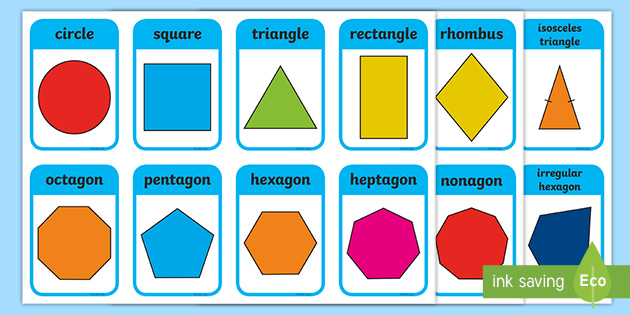
#> input picture img_test/shape.jpg, 630 x 315 px, given in place of the camera
$ python color_detect.py
#> lines starting #> are read from the running program, lines starting #| are printed output that depends on the picture; after the words box and inside, x2 and y2 are one past the last pixel; in counts of white or black regions, pixels touching at a corner belong together
import cv2
import numpy as np


def bgr_to_hsv_range(bgr_color, tol=(10, 60, 60)):
    """
    แปลง BGR -> HSV แล้วคืนค่า (lower, upper) เป็น HSV สำหรับ inRange(hsv, lower, upper)
    ป้องกันปัญหา uint8 wrap ด้วยการแปลงเป็น int ก่อนคำนวณ
    """
    color_bgr = np.array([[bgr_color]], dtype=np.uint8)  # (1,1,3)
    hsv_color = cv2.cvtColor(color_bgr, cv2.COLOR_BGR2HSV)[0, 0]

    # cast เป็น int ก่อนบวก/ลบ
    h = int(hsv_color[0])
    s = int(hsv_color[1])
    v = int(hsv_color[2])

    th, ts, tv = map(int, tol)

    lo = np.array([max(h - th, 0), max(s - ts, 0), max(v - tv, 0)], dtype=np.uint8)
    hi = np.array(
        [min(h + th, 179), min(s + ts, 255), min(v + tv, 255)], dtype=np.uint8
    )
    return lo, hi


def inrange_hsv_with_wrap(hsv_img, lower, upper):
    """
    ทำ inRange สำหรับ HSV โดยรองรับกรณี H ข้ามศูนย์ (เช่นสีแดง)
    ถ้า H lower <= H upper ใช้ช่วงเดียว
    ถ้า H lower > H upper แยกเป็น 2 ช่วงแล้ว OR กัน
    """
    h_lo, h_hi = int(lower[0]), int(upper[0])
    if h_lo <= h_hi:
        return cv2.inRange(hsv_img, lower, upper)
    # wrap-around: [0..h_hi] U [h_lo..179]
    lo1 = np.array([0, lower[1], lower[2]], dtype=np.uint8)
    hi1 = np.array([h_hi, upper[1], upper[2]], dtype=np.uint8)
    lo2 = np.array([h_lo, lower[1], lower[2]], dtype=np.uint8)
    hi2 = np.array([179, upper[1], upper[2]], dtype=np.uint8)
    return cv2.bitwise_or(
        cv2.inRange(hsv_img, lo1, hi1), cv2.inRange(hsv_img, lo2, hi2)
    )


# ---------- Demo ----------
def main():
    cap = cv2.VideoCapture(0)
    if not cap.isOpened():
        print("Cannot open camera")
        return

    # เริ่มด้วยสีฟ้า BGR
    target_bgr = np.array([61, 68, 158], dtype=np.uint8)  # (B,G,R)
    tol = (10, 60, 60)  # ปรับได้ตามต้องการ

    clicked_hsv = None

    def on_mouse(event, x, y, flags, param):
        nonlocal target_bgr, clicked_hsv
        if event == cv2.EVENT_LBUTTONDOWN and param["frame"] is not None:
            # ดึงสี BGR จากจุดคลิก แล้วตั้งเป็นเป้าหมายใหม่
            bgr = param["frame"][y, x, :].astype(np.uint8)
            target_bgr = bgr
            hsv_pix = cv2.cvtColor(
                np.array([[bgr]], dtype=np.uint8), cv2.COLOR_BGR2HSV
            )[0, 0]
            clicked_hsv = hsv_pix
            print(
                f"Picked BGR={tuple(int(v) for v in bgr)}, HSV={tuple(int(v) for v in hsv_pix)}"
            )

    ctx = {"frame": None}
    cv2.namedWindow("Frame")
    cv2.setMouseCallback("Frame", on_mouse, ctx)

    print("Instructions:")
    print(" - คลิกซ้ายบนภาพเพื่อเลือกสีจากพิกเซลนั้น")
    print(" - ปุ่ม +/- : ลด/เพิ่ม tolerance (ΔH,ΔS,ΔV) เป็น (10,60,60) +/- (1,5,5) ตามปุ่ม")
    print(" - ปุ่ม q   : ออกจากโปรแกรม")

    while True:
        ret, frame = cap.read()
#> frame is the input picture: shape (315, 630, 3); mean B, G, R 203.4, 198.1, 167.1
        if not ret:
            break

        ctx["frame"] = frame
        hsv = cv2.cvtColor(frame, cv2.COLOR_BGR2HSV)
#> hsv: shape (315, 630, 3); mean H, S, V 62.7, 114.6, 235.1

        lower, upper = bgr_to_hsv_range(target_bgr, tol=tol)
        mask = inrange_hsv_with_wrap(hsv, lower, upper)
#> in inrange_hsv_with_wrap, `return cv2.inRange(hsv_img, lower, upper)`:
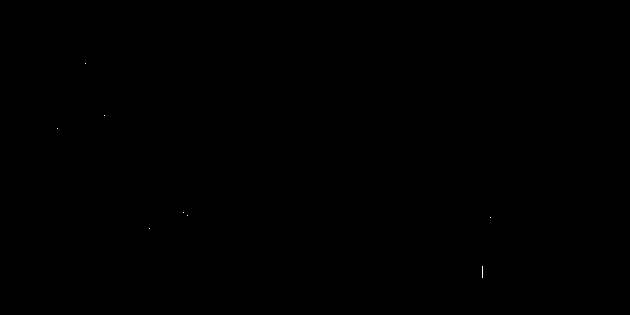
#> returned value: shape (315, 630); 0.01% white in thin lines or dots, all inside (x1, y1, x2, y2) = (57, 63, 491, 278)
        # mask = cv2.inRange(hsv, lower, upper)
        result = cv2.bitwise_and(frame, frame, mask=mask)

        # แสดงข้อมูลบนภาพ
        info = f"BGR target={tuple(int(v) for v in target_bgr)} | HSV lo={tuple(int(v) for v in lower)} hi={tuple(int(v) for v in upper)} | tol={tol}"
        if clicked_hsv is not None:
            info += f" | lastHSV={tuple(int(v) for v in clicked_hsv)}"
        disp = frame.copy()
        cv2.putText(
            disp,
            info,
            (10, 25),
            cv2.FONT_HERSHEY_SIMPLEX,
            0.6,
            (0, 0, 0),
            3,
            cv2.LINE_AA,
        )
        cv2.putText(
            disp,
            info,
            (10, 25),
            cv2.FONT_HERSHEY_SIMPLEX,
            0.6,
            (255, 255, 255),
            1,
            cv2.LINE_AA,
        )
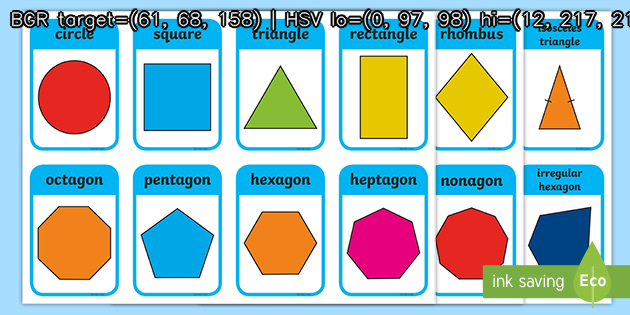
#> disp: shape (315, 630, 3); mean B, G, R 197.4, 193, 164.8

        cv2.imshow("Frame", disp)
        cv2.imshow("Mask", mask)
        cv2.imshow("Result", result)

        key = cv2.waitKey(1) & 0xFF
#> (key q is pressed here)
        if key == ord("q"):
            break
        elif key == ord("=") or key == ord("+"):
            # เพิ่ม tolerance
            th, ts, tv = tol
            tol = (min(th + 1, 90), min(ts + 5, 127), min(tv + 5, 127))
        elif key == ord("-") or key == ord("_"):
            # ลด tolerance
            th, ts, tv = tol
            tol = (max(th - 1, 0), max(ts - 5, 0), max(tv - 5, 0))

    cap.release()
    cv2.destroyAllWindows()


if __name__ == "__main__":
    main()
